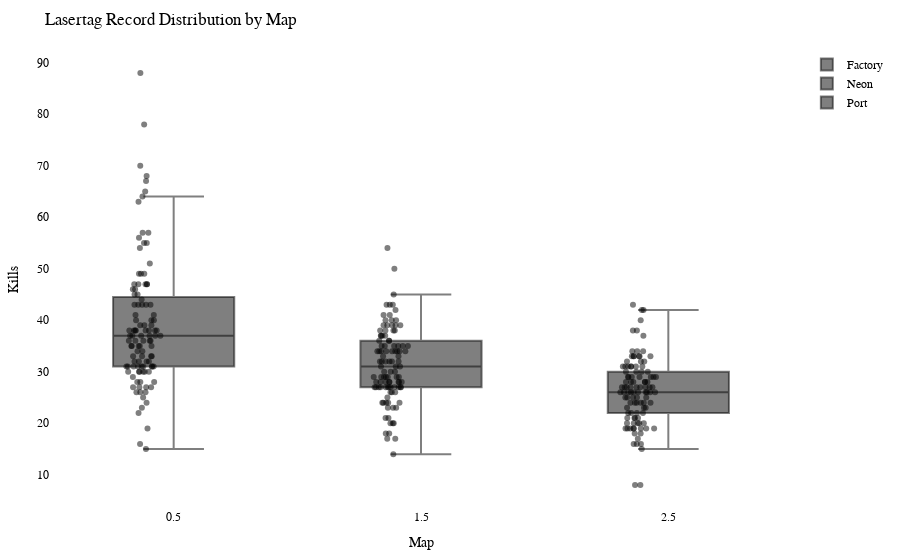

Source (notebook cell):
### Code cell
import plotly.graph_objects as go
import plotly.io as pio

df = getRecordsDataframe(minigame="Lasertag")

# Calculate the offset for centering the data points
num_columns = len(df.columns)
offset = 0.5

# Create a Swarm plot using Plotly
fig = go.Figure()

for i, column in enumerate(df.columns):
    x_values = [i + offset] * len(df[column])  # Adjust x-values with offset for horizontal centering
    fig.add_trace(go.Box(x=x_values,
                         y=df[column],
                         name=column,
                         boxpoints='all',
                         pointpos=-0.5,  # Adjust point position to prevent overlapping
                         marker=dict(color='rgba(0,0,0,0.5)', size=6),  # Adjust marker color and size
                         hovertext=df.index,
                         hoverinfo='text+y'))

fig.update_layout(title="Lasertag Record Distribution by Map",
                  xaxis=dict(title="Map"),
                  yaxis=dict(title="Kills"),
                  showlegend=True,
                  font=dict(family="Arial", size=12, color="black"),  # Customize font
                  plot_bgcolor="white",  # Set background color
                  margin=dict(l=50, r=50, t=50, b=50),  # Adjust margins for better layout
                  )

pio.show(fig)

pio.write_html(fig, "out/laser_swarm_plot.html")

### Figure 1 — Plotly figure (JSON) as saved in the notebook; plotly's stock layout.template omitted (floating-point values rounded to 4 significant figures)
{"data": [{"boxpoints": "all", "hoverinfo": "text+y", "hovertext": ["20LeRe10", "2wc", "agowskyy", "Allooy", "Anni808", "Axollotel", "BacardiSprite", "bawskey", "BusinessBent", "ByNetherdude", "byTobi", "cediiiiii_10", "Chander24", "Chrisi20101", "crocodile1870", "cxl1lo", "DarkCobweb", "deadfiight", "DerBaumIstDerWeg", "Dokkkkko", "Ex4cted", "Falke23_5", "Feinberg", "ffawks", "Fflopse", "ForceFox", "Freeeedom", "frutigall", "GamemasterNiki", "GeneralEnte06", "Gerrygames", "Gobo9", "GrafikKatze", "Grapfen", "Gummibearchen", "H1ghsay", "h4nnes", "Harold_Sensemann", "HerrDante", "Jan2220", "JennieKim", "jimmi1410", "JOW23", "Joy_8oy", "JustK1lling", "KakaMC", "Kanickelul", "Keenaai", "Kokochampi", "Kokochampo", "Kopfradio", "Krusti", "Kyuudo", "La_meleagro", "LeWi_100", "Livgo", "lizsyy", "LordAlexos", "loukrativ", "Lubottus", "Luis_XYZ", "M0orey_0", "marbrueck", "Martomias", "Mincheeen", "MrNulfred", "Mvsk_", "myshq", "Nexilus", "Ninivee", "officialryzon", "Oronor", "PedroZockt", "Picutar", "PixlNight", "PolizeiDreamy", "Radattel", "Radiokopf", "Raefinzs", "Ritokii", "rXzEr_Justin", "Sackkerl", "SB387", "ScreamingBlatz", "Sebi1801", "Seemops_8", "Sey__", "Shiewk", "Snitcherella", "SpeckyCut", "StaudammAusHolz", "TheBreadHD", "TheFabo", "Tomiokey", "twitchparaskiill", "Txlentierter", "T_Niko_T", "Umgfoin", "WachtelWachtel", "WirdNichtGeladen", "Wissender", "xBaumeisterin", "xX_Dima_ggg_Xx6", "xX_Masha_ggg_Xx9", "yzvm", "zTotito", "_n3d", "_Waldi_"], "marker": {"color": "rgba(0,0,0,0.5)", "size": 6}, "name": "Factory", "pointpos": -0.5, "type": "box", "x": [0.5, 0.5, 0.5, 0.5, 0.5, 0.5, 0.5, 0.5, 0.5, 0.5, 0.5, 0.5, 0.5, 0.5, 0.5, 0.5, 0.5, 0.5, 0.5, 0.5, 0.5, 0.5, 0.5, 0.5, 0.5, 0.5, 0.5, 0.5, 0.5, 0.5, 0.5, 0.5, 0.5, 0.5, 0.5, 0.5, 0.5, 0.5, 0.5, 0.5, 0.5, 0.5, 0.5, 0.5, 0.5, 0.5, 0.5, 0.5, 0.5, 0.5, 0.5, 0.5, 0.5, 0.5, 0.5, 0.5, 0.5, 0.5, 0.5, 0.5, 0.5, 0.5, 0.5, 0.5, 0.5, 0.5, 0.5, 0.5, 0.5, 0.5, 0.5, 0.5, 0.5, 0.5, 0.5, 0.5, 0.5, 0.5, 0.5, 0.5, 0.5, 0.5, 0.5, 0.5, 0.5, 0.5, 0.5, 0.5, 0.5, 0.5, 0.5, 0.5, 0.5, 0.5, 0.5, 0.5, 0.5, 0.5, 0.5, 0.5, 0.5, 0.5, 0.5, 0.5, 0.5, 0.5, 0.5, 0.5], "y": [26, 68, 39, 31, 26, 37, 57, 63, 38, 31, 36, 55, 27, 33, 27, 22, 39, 31, 35, 28, 78, 38, 26, 55, 70, 34, 38, 57, 31, 36, 47, 47, 40, 43, 45, 31, 67, 43, 88, 38, 47, 30, 65, 27, 30, 40, 15, 33, 37, 37, 19, 49, 37, 24, 35, 43, 49, 43, 16, 37, 32, 30, 45, 46, 38, 34, 31, 54, 38, 31, 25, 40, 47, 37, 29, 36, 35, 32, 28, 56, 39, 43, 30, 38, 33, 30, 49, 32, 28, 30, 35, 35, 64, 36, 46, 31, 44, 32, 41, 41, 31, 36, 27, 23, 51, 38, 47, 33]}, {"boxpoints": "all", "hoverinfo": "text+y", "hovertext": ["20LeRe10", "2wc", "agowskyy", "Allooy", "Anni808", "Axollotel", "BacardiSprite", "bawskey", "BusinessBent", "ByNetherdude", "byTobi", "cediiiiii_10", "Chander24", "Chrisi20101", "crocodile1870", "cxl1lo", "DarkCobweb", "deadfiight", "DerBaumIstDerWeg", "Dokkkkko", "Ex4cted", "Falke23_5", "Feinberg", "ffawks", "Fflopse", "ForceFox", "Freeeedom", "frutigall", "GamemasterNiki", "GeneralEnte06", "Gerrygames", "Gobo9", "GrafikKatze", "Grapfen", "Gummibearchen", "H1ghsay", "h4nnes", "Harold_Sensemann", "HerrDante", "Jan2220", "JennieKim", "jimmi1410", "JOW23", "Joy_8oy", "JustK1lling", "KakaMC", "Kanickelul", "Keenaai", "Kokochampi", "Kokochampo", "Kopfradio", "Krusti", "Kyuudo", "La_meleagro", "LeWi_100", "Livgo", "lizsyy", "LordAlexos", "loukrativ", "Lubottus", "Luis_XYZ", "M0orey_0", "marbrueck", "Martomias", "Mincheeen", "MrNulfred", "Mvsk_", "myshq", "Nexilus", "Ninivee", "officialryzon", "Oronor", "PedroZockt", "Picutar", "PixlNight", "PolizeiDreamy", "Radattel", "Radiokopf", "Raefinzs", "Ritokii", "rXzEr_Justin", "Sackkerl", "SB387", "ScreamingBlatz", "Sebi1801", "Seemops_8", "Sey__", "Shiewk", "Snitcherella", "SpeckyCut", "StaudammAusHolz", "TheBreadHD", "TheFabo", "Tomiokey", "twitchparaskiill", "Txlentierter", "T_Niko_T", "Umgfoin", "WachtelWachtel", "WirdNichtGeladen", "Wissender", "xBaumeisterin", "xX_Dima_ggg_Xx6", "xX_Masha_ggg_Xx9", "yzvm", "zTotito", "_n3d", "_Waldi_"], "marker": {"color": "rgba(0,0,0,0.5)", "size": 6}, "name": "Neon", "pointpos": -0.5, "type": "box", "x": [1.5, 1.5, 1.5, 1.5, 1.5, 1.5, 1.5, 1.5, 1.5, 1.5, 1.5, 1.5, 1.5, 1.5, 1.5, 1.5, 1.5, 1.5, 1.5, 1.5, 1.5, 1.5, 1.5, 1.5, 1.5, 1.5, 1.5, 1.5, 1.5, 1.5, 1.5, 1.5, 1.5, 1.5, 1.5, 1.5, 1.5, 1.5, 1.5, 1.5, 1.5, 1.5, 1.5, 1.5, 1.5, 1.5, 1.5, 1.5, 1.5, 1.5, 1.5, 1.5, 1.5, 1.5, 1.5, 1.5, 1.5, 1.5, 1.5, 1.5, 1.5, 1.5, 1.5, 1.5, 1.5, 1.5, 1.5, 1.5, 1.5, 1.5, 1.5, 1.5, 1.5, 1.5, 1.5, 1.5, 1.5, 1.5, 1.5, 1.5, 1.5, 1.5, 1.5, 1.5, 1.5, 1.5, 1.5, 1.5, 1.5, 1.5, 1.5, 1.5, 1.5, 1.5, 1.5, 1.5, 1.5, 1.5, 1.5, 1.5, 1.5, 1.5, 1.5, 1.5, 1.5, 1.5, 1.5, 1.5], "y": [20, 38, 34, 30, 27, 35, 35, 32, 28, 29, 26, 41, 17, 27, 27, 17, 39, 28, 38, 18, 39, 34, 21, 34, 45, 20, 36, 36, 28, 27, 39, 43, 34, 40, 35, 28, 34, 29, 50, 31, 28, 23, 43, 25, 31, 37, 24, 29, 21, 34, 18, 35, 27, 20, 32, 23, 36, 32, 14, 39, 23, 27, 32, 28, 41, 28, 40, 38, 27, 29, null, 40, 43, 32, 27, 29, 27, 27, 29, 34, 28, 31, 24, 38, 32, 30, 27, 26, 27, 24, 34, 35, 54, 37, 39, null, 26, 30, 37, 33, 34, 24, 29, 24, 42, 35, 37, 33]}, {"boxpoints": "all", "hoverinfo": "text+y", "hovertext": ["20LeRe10", "2wc", "agowskyy", "Allooy", "Anni808", "Axollotel", "BacardiSprite", "bawskey", "BusinessBent", "ByNetherdude", "byTobi", "cediiiiii_10", "Chander24", "Chrisi20101", "crocodile1870", "cxl1lo", "DarkCobweb", "deadfiight", "DerBaumIstDerWeg", "Dokkkkko", "Ex4cted", "Falke23_5", "Feinberg", "ffawks", "Fflopse", "ForceFox", "Freeeedom", "frutigall", "GamemasterNiki", "GeneralEnte06", "Gerrygames", "Gobo9", "GrafikKatze", "Grapfen", "Gummibearchen", "H1ghsay", "h4nnes", "Harold_Sensemann", "HerrDante", "Jan2220", "JennieKim", "jimmi1410", "JOW23", "Joy_8oy", "JustK1lling", "KakaMC", "Kanickelul", "Keenaai", "Kokochampi", "Kokochampo", "Kopfradio", "Krusti", "Kyuudo", "La_meleagro", "LeWi_100", "Livgo", "lizsyy", "LordAlexos", "loukrativ", "Lubottus", "Luis_XYZ", "M0orey_0", "marbrueck", "Martomias", "Mincheeen", "MrNulfred", "Mvsk_", "myshq", "Nexilus", "Ninivee", "officialryzon", "Oronor", "PedroZockt", "Picutar", "PixlNight", "PolizeiDreamy", "Radattel", "Radiokopf", "Raefinzs", "Ritokii", "rXzEr_Justin", "Sackkerl", "SB387", "ScreamingBlatz", "Sebi1801", "Seemops_8", "Sey__", "Shiewk", "Snitcherella", "SpeckyCut", "StaudammAusHolz", "TheBreadHD", "TheFabo", "Tomiokey", "twitchparaskiill", "Txlentierter", "T_Niko_T", "Umgfoin", "WachtelWachtel", "WirdNichtGeladen", "Wissender", "xBaumeisterin", "xX_Dima_ggg_Xx6", "xX_Masha_ggg_Xx9", "yzvm", "zTotito", "_n3d", "_Waldi_"], "marker": {"color": "rgba(0,0,0,0.5)", "size": 6}, "name": "Port", "pointpos": -0.5, "type": "box", "x": [2.5, 2.5, 2.5, 2.5, 2.5, 2.5, 2.5, 2.5, 2.5, 2.5, 2.5, 2.5, 2.5, 2.5, 2.5, 2.5, 2.5, 2.5, 2.5, 2.5, 2.5, 2.5, 2.5, 2.5, 2.5, 2.5, 2.5, 2.5, 2.5, 2.5, 2.5, 2.5, 2.5, 2.5, 2.5, 2.5, 2.5, 2.5, 2.5, 2.5, 2.5, 2.5, 2.5, 2.5, 2.5, 2.5, 2.5, 2.5, 2.5, 2.5, 2.5, 2.5, 2.5, 2.5, 2.5, 2.5, 2.5, 2.5, 2.5, 2.5, 2.5, 2.5, 2.5, 2.5, 2.5, 2.5, 2.5, 2.5, 2.5, 2.5, 2.5, 2.5, 2.5, 2.5, 2.5, 2.5, 2.5, 2.5, 2.5, 2.5, 2.5, 2.5, 2.5, 2.5, 2.5, 2.5, 2.5, 2.5, 2.5, 2.5, 2.5, 2.5, 2.5, 2.5, 2.5, 2.5, 2.5, 2.5, 2.5, 2.5, 2.5, 2.5, 2.5, 2.5, 2.5, 2.5, 2.5, 2.5], "y": [19, 27, 24, 20, 20, 25, 29, 30, 26, 19, 20, 33, 19, 29, 25, 18, 28, 24, 28, 15, 33, 25, 24, 31, 43, 16, 34, 38, 27, 26, 29, 37, 27, 38, 31, 27, 33, 28, 40, 27, 23, 27, 42, 33, 8, 26, null, 22, 17, 24, 16, 26, 22, 8, 31, 26, 33, 30, 16, 32, 22, 27, 25, 31, 30, 26, 19, 34, 29, 24, 29, 31, 42, 26, 21, 23, 19, 28, 27, 18, 33, 29, 25, 28, null, 20, 32, 26, 20, 21, 21, 24, 31, 26, 27, 19, 22, 30, 29, 26, 28, 19, 23, 19, 31, 32, 34, 21]}], "layout": {"font": {"color": "black", "family": "Arial", "size": 12}, "margin": {"b": 50, "l": 50, "r": 50, "t": 50}, "plot_bgcolor": "white", "showlegend": true, "title": {"text": "Lasertag Record Distribution by Map"}, "xaxis": {"title": {"text": "Map"}}, "yaxis": {"title": {"text": "Kills"}}}}
